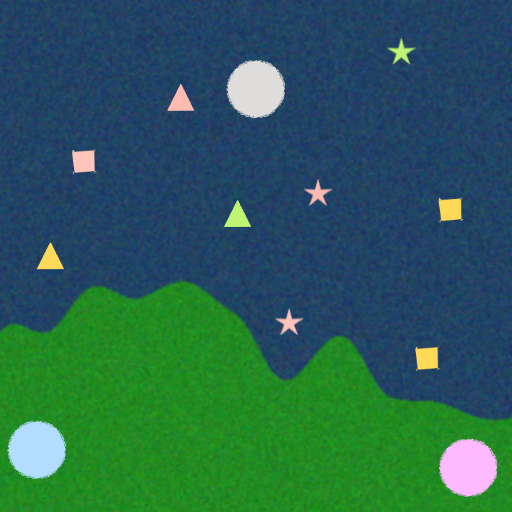
#> input picture 8.png, 512 x 512 px
$ python -i image_ocean_segmentation.py   (imports and definitions only)
#> lines starting #> are read from the running program, lines starting #| are printed output that depends on the picture; after the words box and inside, x2 and y2 are one past the last pixel; in counts of white or black regions, pixels touching at a corner belong together
import numpy as np
import cv2 as cv
import os

def land_ocean_segmentation(img_path):
#> called with img_path = '8.png'
    img = cv.imread(img_path)
#> img is the input picture: shape (512, 512, 3); mean B, G, R 84.6, 94.7, 41.2
    img_blur = cv.bilateralFilter(img,20,25,75)
    #d = increase for noise reduction
    #sigma_color = Small value (e.g., 10–50): Only pixels with very similar colors will blur together. This keeps edges extremely sharp.
    #simga_space = Large value: Distant pixels (within the diameter $d$) will have more influence on the result.


    lower_limit_green = np.array([25, 120, 25])
    upper_limit_green = np.array([50,160, 50])

    lower_limit_blue = np.array([90,50,20])
    upper_limit_blue = np.array([150,80, 50])

    mask_1 = cv.inRange(img_blur, lower_limit_green, upper_limit_green)
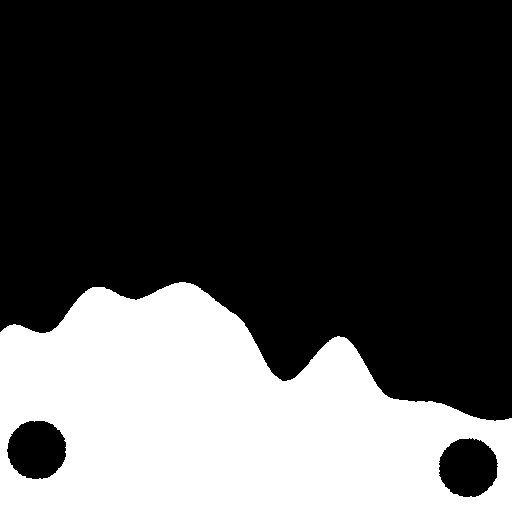
#> mask_1: shape (512, 512); 30.6% white; 1 white region, box (x1, y1, x2, y2) and area: (0, 282, 512, 512) 80095
    mask_2 = cv.inRange(img_blur, lower_limit_blue, upper_limit_blue)
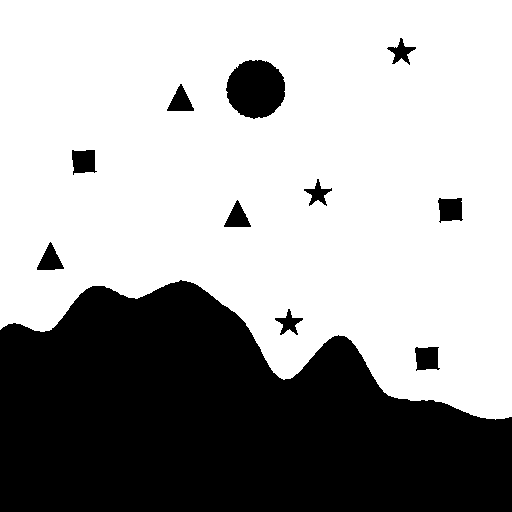
#> mask_2: shape (512, 512); 64.8% white; 11 black regions, largest, box (x1, y1, x2, y2) and area: (0, 280, 512, 512) 86128, (226, 60, 285, 119) 2695, (438, 198, 463, 223) 500
    img[mask_1 > 0 ] = [0,255,255]
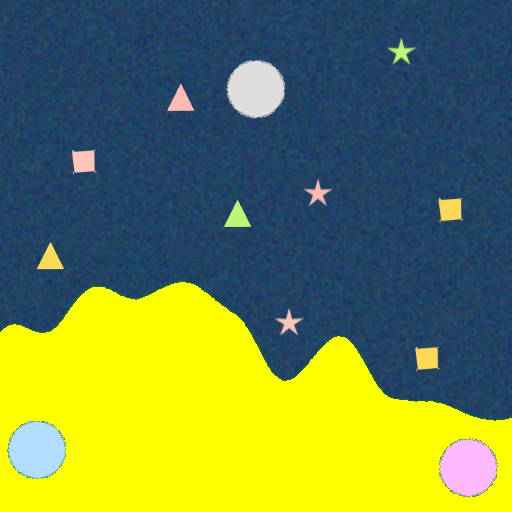
#> img: shape (512, 512, 3); mean B, G, R 74.1, 130.3, 108.8
    img[mask_2 > 0 ] = [255,255,0]
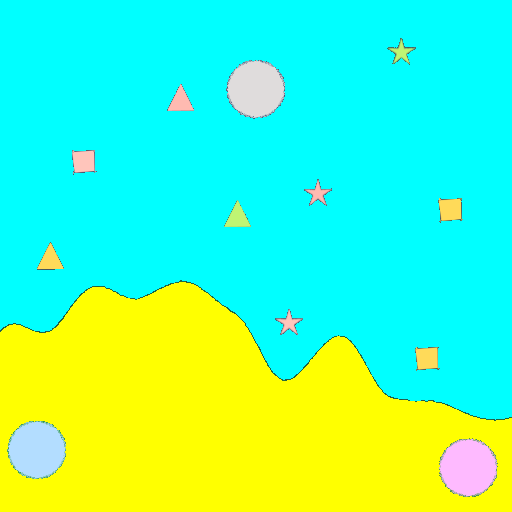
#> img: shape (512, 512, 3); mean B, G, R 174.3, 252.2, 87.4

    return img

>>> result = land_ocean_segmentation('8.png')

$ run again, on 9.png
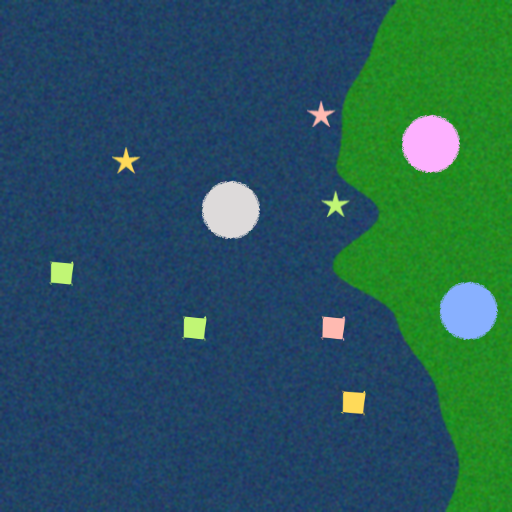
#> input picture 9.png, 512 x 512 px
#> in land_ocean_segmentation, img is the input picture: shape (512, 512, 3); mean B, G, R 90.2, 87.6, 40
#> in land_ocean_segmentation, `mask_1 = cv.inRange(img_blur, lower_limit_green, upper_limit_green)`:
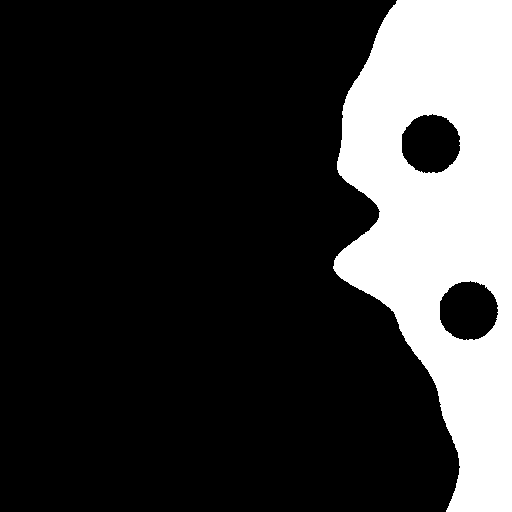
#> mask_1: shape (512, 512); 22% white; 1 white region, box (x1, y1, x2, y2) and area: (333, 0, 512, 512) 57680
#> mask_2: shape (512, 512); 73.6% white; 9 black regions, largest, box (x1, y1, x2, y2) and area: (332, 0, 512, 512) 63590, (202, 181, 260, 239) 2692, (49, 261, 74, 286) 496
#> in land_ocean_segmentation, `img[mask_2 > 0 ] = [255,255,0]`:
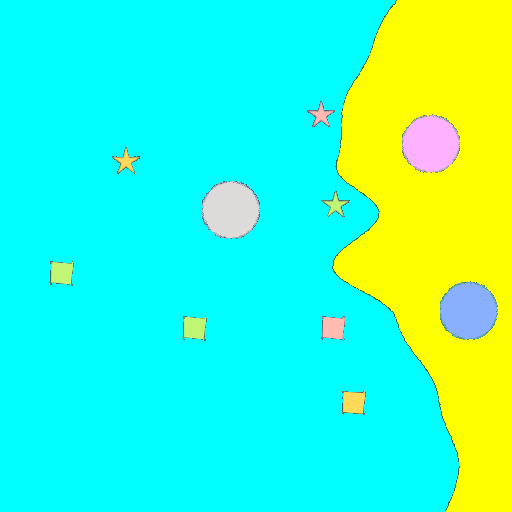
#> img: shape (512, 512, 3); mean B, G, R 196.4, 252, 64.4
